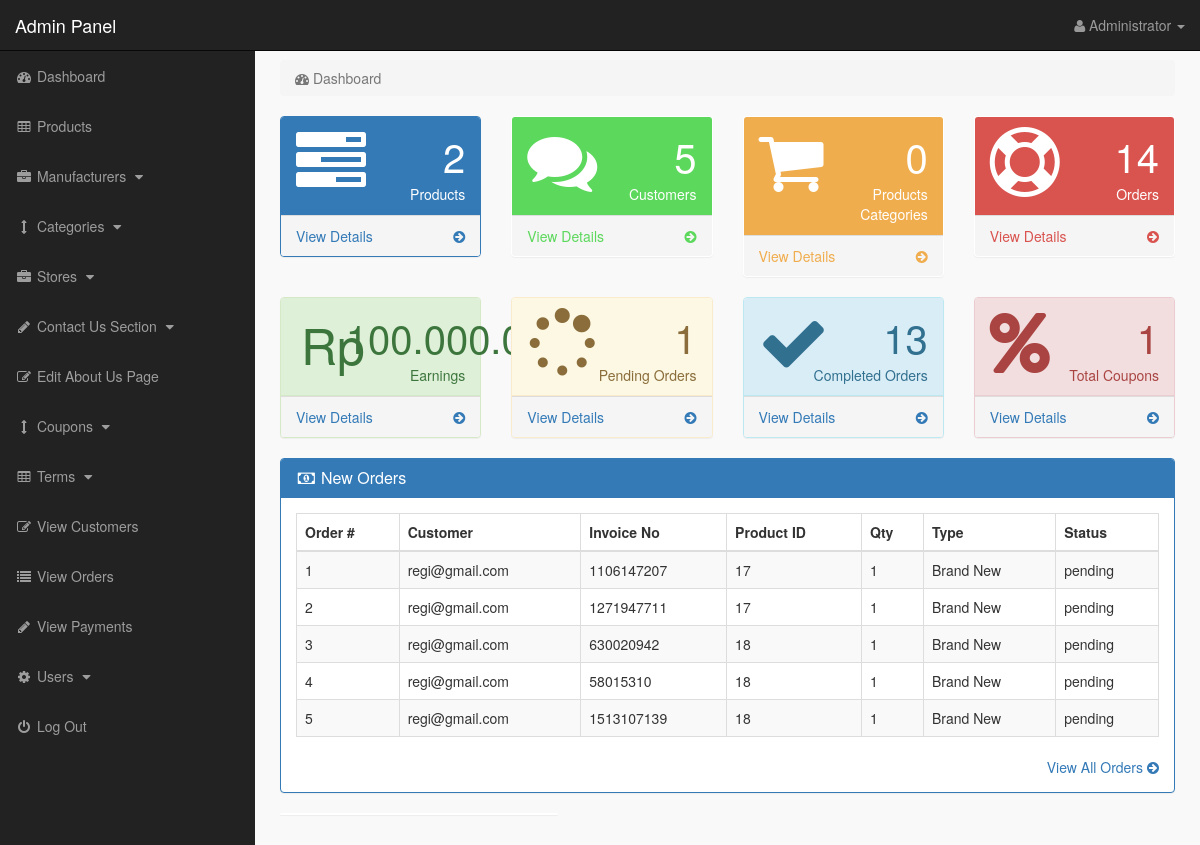
The page /admin_area/index.php?dashboard (signed in) on the database its author committed.
### tables this page shows
CREATE TABLE IF NOT EXISTS `pending_orders` (
  `order_id` int(10) NOT NULL AUTO_INCREMENT,
  `customer_id` int(10) NOT NULL,
  `invoice_no` varchar(50) NOT NULL DEFAULT '',
  `product_id` text NOT NULL,
  `qty` int(10) NOT NULL,
  `type` varchar(50) NOT NULL DEFAULT '',
  `order_status` text NOT NULL,
  PRIMARY KEY (`order_id`)
);

CREATE TABLE IF NOT EXISTS `customers` (
  `customer_id` int(10) NOT NULL AUTO_INCREMENT,
  `customer_name` varchar(255) NOT NULL,
  `customer_email` varchar(255) NOT NULL,
  `customer_pass` varchar(255) NOT NULL,
  `customer_country` text NOT NULL,
  `customer_city` text NOT NULL,
  `customer_contact` varchar(255) NOT NULL,
  `customer_address` text NOT NULL,
  `customer_image` text NOT NULL,
  `customer_ip` varchar(255) NOT NULL,
  `customer_confirm_code` text NOT NULL,
  PRIMARY KEY (`customer_id`)
);

### admin_area/dashboard.php (the view, shortened to what this page needs)
<?php
if(!isset($_SESSION['admin_email'])){
echo "<script>window.open('login.php','_self')</script>";
}
else {
?>
<div class="row">
<div class="col-lg-12">
<ol class="breadcrumb">
<li class="active">
<i class="fa fa-dashboard"></i> Dashboard
</li>
</ol>
</div>
</div>
<div class="row">
<div class="col-lg-3 col-md-6">
<div class="panel panel-primary">
<div class="panel-heading">
<div class="row">
<div class="col-xs-3">
<i class="fa fa-tasks fa-5x"> </i>
</div>
<div class="col-xs-9 text-right">
<div class="huge"> <?php echo $count_products; ?> </div>
<div>Products</div>
</div>
</div>
</div>
<a href="index.php?view_products">
<div class="panel-footer">
<span class="pull-left"> View Details </span>
<span class="pull-right"> <i class="fa fa-arrow-circle-right"></i> </span>
<div class="clearfix"></div>
</div>
</a>
</div>
</div>
<div class="col-lg-3 col-md-6">
<div class="panel panel-green">
<div class="panel-heading">
<div class="row">
<div class="col-xs-3">
<i class="fa fa-comments fa-5x"> </i>
</div>
<div class="col-xs-9 text-right">
<div class="huge"> <?php echo $count_customers; ?> </div>
<div>Customers</div>
</div>
</div>
</div>
<a href="index.php?view_customers">
<div class="panel-footer">
<span class="pull-left"> View Details </span>
<span class="pull-right"> <i class="fa fa-arrow-circle-right"></i> </span>
<div class="clearfix"></div>
</div>
</a>
</div>
</div>
<div class="col-lg-3 col-md-6">
<div class="panel panel-yellow">
<div class="panel-heading">
<div class="row">
<div class="col-xs-3">
<i class="fa fa-shopping-cart fa-5x"> </i>
</div>
<div class="col-xs-9 text-right">
<div class="huge"> <?php echo $count_p_categories; ?> </div>
<div>Products Categories</div>
</div>
</div>
</div>
<a href="index.php?view_p_cats">
<div class="panel-footer">
<span class="pull-left"> View Details </span>
<span class="pull-right"> <i class="fa fa-arrow-circle-right"></i> </span>
<div class="clearfix"></div>
</div>
</a>
</div>
</div>
<div class="col-lg-3 col-md-6">
<div class="panel panel-red">
<div class="panel-heading">
<div class="row">
<div class="col-xs-3">
<i class="fa fa-support fa-5x"> </i>
</div>
<div class="col-xs-9 text-right">
<div class="huge"> <?php echo $count_total_orders; ?> </div>
<div>Orders</div>
</div>
</div>
</div>
<a href="index.php?view_orders">
<div class="panel-footer">
<span class="pull-left"> View Details </span>
<span class="pull-right"> <i class="fa fa-arrow-circle-right"></i> </span>
<div class="clearfix"></div>
</div>
</a>
</div>
</div>
</div>
<div class="row">
    <div class="col-lg-3 col-md-6">
        <div class="panel panel-success">
        <div class="panel-heading">
        <div class="row">
        <div class="col-xs-3">
        <div style="font-size: 50px; display: flex; align-items: center; gap: 5px;">
        <i class="fa fa-money-bill-wave"></i> <span>Rp</span>
        </div>
        </div>
        <div class="col-xs-9 text-right">
        <div class="huge"> <?php echo number_format($count_total_earnings ? $count_total_earnings : 0, 0, ',', '.'); ?> </div>
        <div>Earnings</div>
        </div>
        </div>
        </div>
        <a href="index.php?view_orders">
        <div class="panel-footer">
        <span class="pull-left"> View Details </span>
        <span class="pull-right"> <i class="fa fa-arrow-circle-right"></i> </span>
        <div class="clearfix"></div>
        </div>
        </a>
        </div>
        </div>
        <div class="col-lg-3 col-md-6">
            <div class="panel panel-warning">
            <div class="panel-heading">
            <div class="row">
            <div class="col-xs-3">
            <i class="fa fa-spinner fa-5x"> </i>
            </div>
            <div class="col-xs-9 text-right">
            <div class="huge"> <?php echo $count_pending_orders ?> </div>
            <div>Pending Orders</div>
            </div>
            </div>
            </div>
            <a href="index.php?view_orders">
            <div class="panel-footer">
            <span class="pull-left"> View Details </span>
            <span class="pull-right"> <i class="fa fa-arrow-circle-right"></i> </span>
            <div class="clearfix"></div>
            </div>
            </a>
            </div>
            </div>
            <div class="col-lg-3 col-md-6">
                <div class="panel panel-info">
                <div class="panel-heading">
                <div class="row">
                <div class="col-xs-3">
                <i class="fa fa-check fa-5x"> </i>
                </div>
                <div class="col-xs-9 text-right">
                <div class="huge"> <?php echo $count_completed_orders ?> </div>
                <div>Completed Orders</div>
                </div>
                </div>
                </div>
                <a href="index.php?view_orders">
                <div class="panel-footer">
                <span class="pull-left"> View Details </span>
                <span class="pull-right"> <i class="fa fa-arrow-circle-right"></i> </span>
                <div class="clearfix"></div>
                </div>
                </a>
                </div>
                </div>
                <div class="col-lg-3 col-md-6">
                    <div class="panel panel-danger">
                    <div class="panel-heading">
                    <div class="row">
                    <div class="col-xs-3">
                    <i class="fa fa-percent fa-5x"> </i>
                    </div>
                    <div class="col-xs-9 text-right">
                    <div class="huge"> <?php echo $count_coupons; ?> </div>
                    <div>Total Coupons</div>
                    </div>
                    </div>
                    </div>
                    <a href="index.php?view_orders">
                    <div class="panel-footer">
                    <span class="pull-left"> View Details </span>
                    <span class="pull-right"> <i class="fa fa-arrow-circle-right"></i> </span>
                    <div class="clearfix"></div>
                    </div>
                    </a>
                    </div>
                    </div>
</div>
<div class="row" >
<div class="col-lg-12" >
<div class="panel panel-primary" >
<div class="panel-heading" >
<h3 class="panel-title" >
<i class="fa fa-money fa-fw" ></i> New Orders
</h3>
</div>
<div class="panel-body" >
<div class="table-responsive" >
<table class="table table-bordered table-hover table-striped" >
<thead>
<tr>
<th>Order #</th>
<th>Customer</th>
<th>Invoice No</th>
<th>Product ID</th>
<th>Qty</th>
<th>Type</th>
<th>Status</th>
</tr>
</thead>
<tbody>
<?php
$i = 0;
$get_order = "select * from pending_orders order by 1 DESC LIMIT 0,5";
$run_order = mysqli_query($con,$get_order);
while($row_order=mysqli_fetch_array($run_order)){
$c_id = $row_order['customer_id'];
$invoice_no = $row_order['invoice_no'];
$product_id = $row_order['product_id'];
$qty = $row_order['qty'];
$type = $row_order['type'];
$order_status = $row_order['order_status'];
$i++;
?>
<tr>
<td><?php echo $i; ?></td>
<td>
<?php
$get_customer = "select * from customers where customer_id='$c_id'";
$run_customer = mysqli_query($con,$get_customer);
$row_customer = mysqli_fetch_array($run_customer);
$customer_email = $row_customer['customer_email'];
echo $customer_email;
?>
</td>
<td><?php echo $invoice_no; ?></td>
<td><?php echo $product_id; ?></td>
<td><?php echo $qty; ?></td>
<td><?php echo $type; ?></td>
<td>
<?php
if($order_status=='pending'){
echo $order_status='pending';
}
else {
echo $order_status='Complete';
}
?>
</td>
</tr>
<?php } ?>
</tbody>
</table>
</div>
<div class="text-right" >
<a href="index.php?view_orders" >
View All Orders <i class="fa fa-arrow-circle-right" ></i>
</a>
</div>
</div>
</div>
</div>
<div class="col-md-4">
<div class="panel">
</div>
</div>
</div>
<?php } ?>

### admin_area/includes/sidebar.php (shortened to what this page needs)
<?php
if(!isset($_SESSION['admin_email'])){
echo "<script>window.open('login.php','_self')</script>";
}
else {
?>
<nav class="navbar navbar-inverse navbar-fixed-top" >
<div class="navbar-header" >
<a class="navbar-brand" href="index.php?dashboard" >Admin Panel</a>
</div>
<ul class="nav navbar-right top-nav" >
<li class="dropdown" >
<a href="#" class="dropdown-toggle" data-toggle="dropdown" >
<i class="fa fa-user" ></i>
<?php echo $admin_name; ?> <b class="caret" ></b>
</a>
</li>
</ul>
<div class="collapse navbar-collapse navbar-ex1-collapse">
<ul class="nav navbar-nav side-nav">
<li>
<a href="index.php?dashboard">
<i class="fa fa-fw fa-dashboard"></i> Dashboard
</a>
</li>
<li>
<a href="index.php?product" data-toggle="collapse" data-target="#products">
<i class="fa fa-fw fa-table"></i> Products
</a>
</li>
<li>
<a href="#" data-toggle="collapse" data-target="#manufacturers">
<i class="fa fa-fw fa-briefcase"></i> Manufacturers
<i class="fa fa-fw fa-caret-down"></i>
</a>
</li>
<li>
<a href="#" data-toggle="collapse" data-target="#cat">
<i class="fa fa-fw fa-arrows-v"></i> Categories
<i class="fa fa-fw fa-caret-down"></i>
</a>
</li>
<li>
<a href="#" data-toggle="collapse" data-target="#store">
<i class="fa fa-fw fa-briefcase"></i> Stores
<i class="fa fa-fw fa-caret-down"></i>
</a>
</li>
<li>
<a href="#" data-toggle="collapse" data-target="#contact_us">
<i class="fa fa-fw fa-pencil"> </i> Contact Us Section
<i class="fa fa-fw fa-caret-down"></i>
</a>
</li>
<li>
<a href="index.php?edit_about_us">
<i class="fa fa-fw fa-edit"></i> Edit About Us Page
</a>
</li>
<li>
<a href="#" data-toggle="collapse" data-target="#coupons">
<i class="fa fa-fw fa-arrows-v"></i> Coupons
<i class="fa fa-fw fa-caret-down"></i>
</a>
</li>
<li>
<a href="#" data-toggle="collapse" data-target="#terms" >
<i class="fa fa-fw fa-table"></i> Terms
<i class="fa fa-fw fa-caret-down"></i>
</a>
</li>
<li>
<a href="index.php?view_customers">
<i class="fa fa-fw fa-edit"></i> View Customers
</a>
</li>
<li>
<a href="index.php?view_orders">
<i class="fa fa-fw fa-list"></i> View Orders
</a>
</li>
<li>
<a href="index.php?view_payments">
<i class="fa fa-fw fa-pencil"></i> View Payments
</a>
</li>
<li>
<a href="#" data-toggle="collapse" data-target="#users">
<i class="fa fa-fw fa-gear"></i> Users
<i class="fa fa-fw fa-caret-down"></i>
</a>
</li>
<li>
<a href="logout.php">
<i class="fa fa-fw fa-power-off"></i> Log Out
</a>
</li>
</ul>
</div>
</nav>
<?php } ?>

### admin_area/css/style.css (style rules this page uses)
body { margin-top:100px; }
@media (min-width: 768px) { body { margin-top:50px; } }
.top-nav { padding:0 15px; }
.top-nav>li { display:inline-block; float:left; }
.top-nav>li>a { padding-top:15px; padding-bottom:15px; line-height:20px; color:#999; }
@media (min-width: 768px) { .side-nav { position:fixed; top:51px; width:255px; border-radius:0; overflow-y:auto; background-color: #222; bottom:0; overflow-x:hidden; padding-bottom:40px; } }
@media (min-width: 768px) { .side-nav>li>a { width:255px; } }
.huge { font-size:40px; line-height:normal; }
.panel-green > .panel-heading { color:#fff; background-color:#5cd85c; }
.panel-green > a { color:#5cd85c; }
.panel-red > .panel-heading { color:#fff; background-color:#d9534f; }
.panel-red > a { color:#d9534f; }
.panel-yellow > .panel-heading { color:#fff; background-color:#f0ad4e; }
.panel-yellow > a { color:#f0ad4e; }
.panel-body { border-radius:5px; }

### rows shown on the page
pending_orders: customer.customer_email "regi@gmail.com", invoice_no "1106147207", product "17", qty "1", type "Brand New"
pending_orders: customer.customer_email "regi@gmail.com", invoice_no "1271947711", product "17", qty "1", type "Brand New"
pending_orders: customer.customer_email "regi@gmail.com", invoice_no "630020942", product "18", qty "1", type "Brand New"
pending_orders: customer.customer_email "regi@gmail.com", invoice_no "58015310", product "18", qty "1", type "Brand New"
pending_orders: customer.customer_email "regi@gmail.com", invoice_no "1513107139", product "18", qty "1", type "Brand New"

### other values the page prints
$admin_name "Administrator"
$count_products "2"
$count_customers "5"
$count_p_categories "0"
$count_total_orders "14"
$count_total_earnings ? $count_total_earnings : 0 "100.000.000"
$count_pending_orders "1"
$count_completed_orders "13"
$count_coupons "1"
